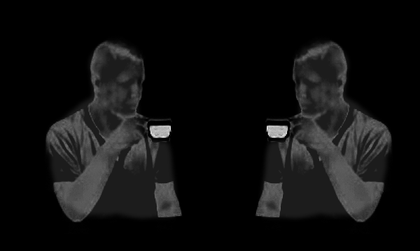
%> input picture cafes.tif, 420 x 251 px, shrunk from 600 x 359 before the run
$ octave imagenTermica.m   (GNU Octave 9; MATLAB toolbox functions it lacks are replaced by stand-ins)
%> lines starting %> are read from the running program, lines starting %| are printed output that depends on the picture; in (x1, y1, x2, y2) boxes, pixels count from 0 and x2, y2 are one past the last pixel; in counts of white or black regions, pixels touching at a corner belong together; the program's own positions count from 1
%> the answer given: Si
### cargarImagen.m
% Carga una imagen
% Si no está en la misma carpeta que el fichero que ejecutamos la busca en el path

function imagen = cargarImagen(nombreFichero)
%> called with nombreFichero = 'cafes.tif'
    carpeta = fileparts(which(nombreFichero)); % Busca el fichero y se queda con la carpeta
    fichero = fullfile(carpeta, nombreFichero); % Creamos la ruta completa del fichero
    if ~exist(fichero, 'file')
        % No hemos encontrado el fichero en la carpeta actual.
        % Buscamos en el path.
        if ~exist(nombreFichero, 'file')
            % Tampoco existe en el path.
            % Avisamos que no ha sido posible localizar la imagen.
            mensajeDeAviso = sprintf('Error: El fichero con la imagen\n%s\nno se ha encontrado.\Pulsa para salir del programa.', fichero);
            uiwait(warndlg(mensajeDeAviso));
            fprintf(1, 'Saliendo del programa.\n');
            error('Imagen no encontrada: %s',nombreFichero);
        end
        % Se ha encontrado en el path.
    end
    imagen=imread(nombreFichero);
%> imagen is the input picture: size 251x420 uint8; min 0, max 236, mean 15.9
end

### mostrarHistograma.m
function imagen=mostrarHistograma(fila,columna,posicion,imagen,titulo)
    % Mostramos el histograma.
    [numeroDePixels, niveles] = imhist(imagen);
    subplot(fila,columna,posicion);
    bar(numeroDePixels);
    title(sprintf(titulo), 'FontSize', 12);
    xlim([0 niveles(end)]); % Establecemos los límites del eje X.
    grid on;
end

### iniciarProgramaIPT.m
function iniciarProgramaIPT()
    clearvars -GLOBAL; % Eliminar los valores de las variables de la ejecución anterior.
    tic; % Start timer.
    clc; % Borrar la pantalla.
    fprintf('Iniciando programa...\n'); % Mostrar un mensaje en la consola.
    workspace; % Asegurarse que se muestra el panel de Workspace , donde aparecen todas las variables.
    close all;  % Cierra todas la imagenes abiertas en el imtool del toolbox IPT.
    format long g; % Mostrar los numeros con máximo número de decimales y sin utilizar notación científica
    format compact; % No muestra espacios en blanco entre la salida de sentencias en la pantalla de comandos

    comprobarLicencia('image_toolbox');

end

### mostrarImagen.m
function mostrarImagen(fila,columna,posicion,imagen,titulo)
    % Mostrar la imagen
    subplot(fila, columna, posicion); % Preparamos una rejilla de columnaxfila para mostrar imagenes, y seleccionamos la posición posicion, como posición de trabajo actual
    imshow(imagen,[]); % Mostramos nuestra imagen
    % Mostrar la imagen a tamaño real.
    % gfc : Apuntador a la imagen actual
    % Units: [ inches | centimeters | normalized | points | {pixels} | characters ]
    set(gcf, 'units','normalized','outerposition',[0 0 1 1]);
    % Forzar que se mueestre la imagen ahora mismo. De lo contrario no se
    % mostraría hasta que haya un breakpoint o se acabe el programa
    drawnow;
    titulo = sprintf(titulo);
    title(titulo, 'FontSize', 12);
    axis image; %Asegurarse que la imagen no se vea distorsionada por el ratio de aspecto de la pantalla.
end

### comprobarLicencia.m
% Comprueba que tenemos la licencia adecuada.
% Si no, aborta la ejecución del programa

function comprobarLicencia(paquete)
    % Comprobar que está instalado el paquete
    hasIPT = license('test', paquete);
    if ~hasIPT
        % El paquete no está instalado.
        mensaje = sprintf('El paquete %s no está instalado. Desea continuar de todos modos?',paquete);
        respuesta = questdlg(mensaje, 'Paquete no instalado', 'Si', 'No', 'Si');
        if strcmpi(respuesta, 'No')
            % Abortamos la ejecución.
            error('Las licencias requeridas no se han encontrado')
        end
    end

end

### imagenTermica.m

% ------------------------------------------------- -----------------------------------------------
% Aplicacion de umbrales multiples e identificacion de objetos
% -------------------------------------------------------------------------------------------------

% echo on;

iniciarProgramaIPT();
filasGrid=4;
columnasGrid=4;

%nombreFichero = 'hotcoffee.tif';
nombreFichero = 'cafes.tif';
imagenOriginal=cargarImagen(nombreFichero);
imagenOriginalBorrosa = imgaussfilt(imagenOriginal, 2,'FilterSize',5,'FilterDomain', 'spatial');

% Umbrales que se usará en la operación de quantizado
umbrales = [15 140];
% Convierte la imagen a la imagen quantizada, especificando unos umbrales específicos.
imagenQuantizada = grayslice(imagenOriginalBorrosa,umbrales);
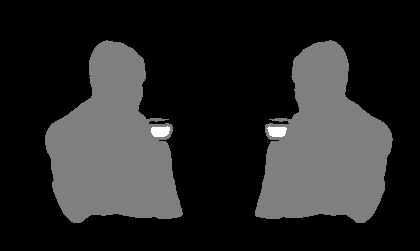
%> imagenQuantizada: size 251x420 uint8; min 0, max 2, mean 0.309; drawn with min black and max white
%Quitamos huecos


%Colorea la imagen para verla mejor
imagenColoreada=label2rgb(imagenQuantizada);
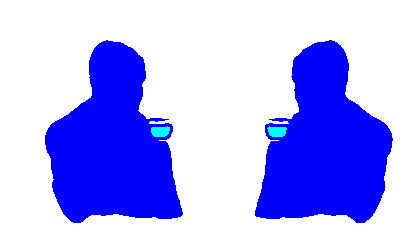
%> imagenColoreada: size 251x420x3 uint8; mean R, G, B 177, 177.8, 255

% Visualice la imagen original con las versiones binarizadas, en paralelo.
figure;

mostrarImagen(filasGrid,columnasGrid,1,imagenOriginal,'ImagenOriginal');
colormap(gca,hot)
mostrarHistograma(filasGrid,columnasGrid,2,uint8(imagenOriginal),'Histograma');
%> in mostrarHistograma, `[numeroDePixels, niveles] = imhist(imagen);`: numeroDePixels = 256 values, max 69417 at index 1, min 0 at index 110, mean 411.8; niveles = 256 values from 0 to 255
mostrarImagen(filasGrid,columnasGrid,3,imagenQuantizada,'Quantizada');
mostrarImagen(filasGrid,columnasGrid,4,imagenColoreada,'Quantizada Coloreada');


%Buscamos objetos en las capas intermedias
capas=[1 2];

for indiceCapa=min(capas(:)) : max(capas(:))

    capaActual=imagenQuantizada == indiceCapa;

    mostrarImagen(filasGrid,columnasGrid,4*(indiceCapa)+1,capaActual,sprintf('Area Capa %d',indiceCapa));

    imagenOriginalCapaActual=double(imagenOriginal).*capaActual;
    mostrarImagen(filasGrid,columnasGrid,4*(indiceCapa)+2,imagenOriginalCapaActual,sprintf('Area Original Capa %d',indiceCapa));

    objetosIdentificados=bwlabel(capaActual,8);
    objetosIdentificadosColoreados=label2rgb(objetosIdentificados);
    mostrarImagen(filasGrid,columnasGrid,4*(indiceCapa)+3,objetosIdentificadosColoreados,sprintf('Objetos Capa %d',indiceCapa));


    propiedades = regionprops(objetosIdentificados,imagenOriginal,{'Area','BoundingBox','MeanIntensity','Centroid'});

    for n = 1:numel(propiedades)

        subplot(filasGrid,columnasGrid,4*(indiceCapa)+3);
        % Calculamos su temperatura
        temperatura = [num2str(propiedades(n).MeanIntensity,3) ' \circ C'];
        % Pintamos un rectangulo alrededor del objeto
        rectangle('Position',propiedades(n).BoundingBox,'EdgeColor','b')
        % Ponemos su temperatura
        text(propiedades(n).Centroid(1),propiedades(n).Centroid(2),temperatura,'Color','b','FontSize',12)

        % También en la imagen original
        subplot(filasGrid,columnasGrid,1);
        rectangle('Position',propiedades(n).BoundingBox,'EdgeColor','c')
        text(propiedades(n).Centroid(1),propiedades(n).Centroid(2),temperatura,'Color','w','FontSize',12)

    end


end
%> this loop made 2 passes
%> pass 1, `capaActual=imagenQuantizada == indiceCapa;`:
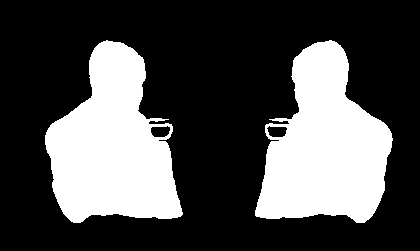
%> capaActual: size 251x420 logical; 30.3% white; 2 white regions, box (x1, y1, x2, y2) and area: (45, 40, 183, 223) 15955, (255, 40, 393, 223) 15951
%> pass 1, `objetosIdentificados=bwlabel(capaActual,8);`:
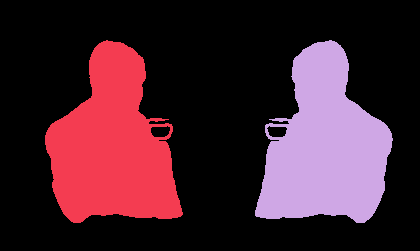
%> objetosIdentificados: size 251x420 double; 3 distinct labels, from 0 to 2; one colour per label, 0 black
%> pass 1, `objetosIdentificadosColoreados=label2rgb(objetosIdentificados);`:
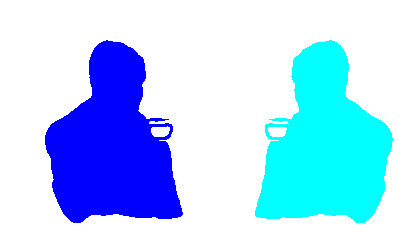
%> objetosIdentificadosColoreados: size 251x420x3 uint8; mean R, G, B 177.8, 216.4, 255
%> after the loop:
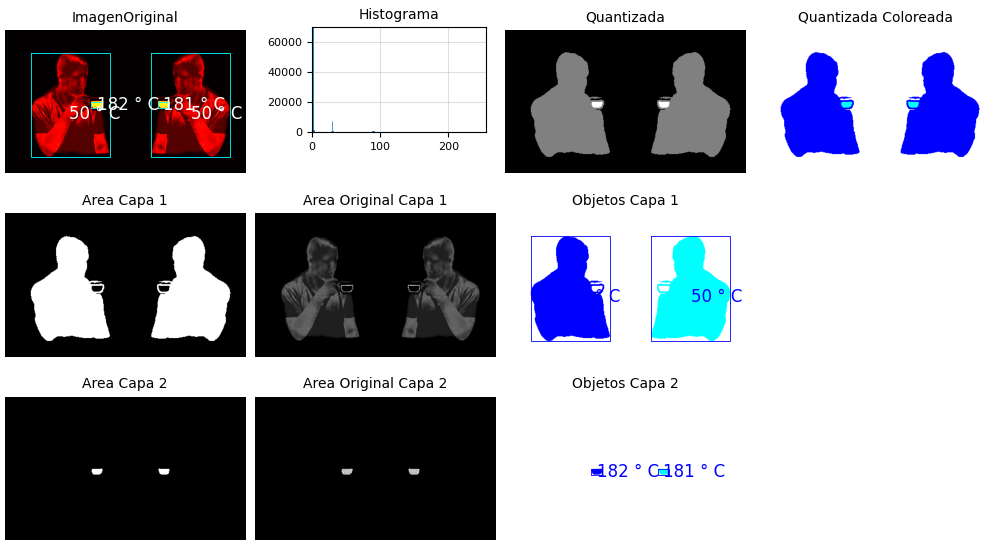
%> figure redrawn from the program's plot data, 10 panels
